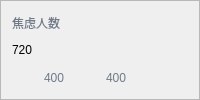
            <widget class="QFrame" name="frame_6">
             <property name="frameShape">
              <enum>QFrame::StyledPanel</enum>
             </property>
             <property name="frameShadow">
              <enum>QFrame::Raised</enum>
             </property>
             <layout class="QVBoxLayout" name="verticalLayout_4">
              <item>
               <widget class="QLabel" name="label_9">
                <property name="styleSheet">
                 <string notr="true">color: rgb(112, 122, 136);
font: 75 12pt &quot;微软雅黑&quot;;</string>
                </property>
                <property name="text">
                 <string>焦虑人数</string>
                </property>
               </widget>
              </item>
              <item>
               <widget class="QLabel" name="label_10">
                <property name="styleSheet">
                 <string notr="true">color: rgb(0, 0, 0);
font: 75 22pt &quot;微软雅黑&quot;</string>
                </property>
                <property name="text">
                 <string>720</string>
                </property>
               </widget>
              </item>
              <item>
               <layout class="QHBoxLayout" name="horizontalLayout_6" stretch="1,1,1">
                <item>
                 <layout class="QHBoxLayout" name="horizontalLayout_7">
                  <item>
                   <widget class="QLabel" name="label_11">
                    <property name="maximumSize">
                     <size>
                      <width>30</width>
                      <height>30</height>
                     </size>
                    </property>
                    <property name="text">
                     <string/>
                    </property>
                    <property name="pixmap">
                     <pixmap resource="../db_master.qrc">:/icon/res/男.png</pixmap>
                    </property>
                    <property name="scaledContents">
                     <bool>true</bool>
                    </property>
                   </widget>
                  </item>
                  <item>
                   <widget class="QLabel" name="label_12">
                    <property name="styleSheet">
                     <string notr="true">color: rgb(112, 122, 136);
font: 75 12pt &quot;微软雅黑&quot;;</string>
                    </property>
                    <property name="text">
                     <string>400</string>
                    </property>
                   </widget>
                  </item>
                 </layout>
                </item>
                <item>
                 <layout class="QHBoxLayout" name="horizontalLayout_8">
                  <item>
                   <widget class="QLabel" name="label_13">
                    <property name="maximumSize">
                     <size>
                      <width>30</width>
                      <height>30</height>
                     </size>
                    </property>
                    <property name="text">
                     <string/>
                    </property>
                    <property name="pixmap">
                     <pixmap resource="../db_master.qrc">:/icon/res/女的.png</pixmap>
                    </property>
                    <property name="scaledContents">
                     <bool>true</bool>
                    </property>
                   </widget>
                  </item>
                  <item>
                   <widget class="QLabel" name="label_14">
                    <property name="styleSheet">
                     <string notr="true">color: rgb(112, 122, 136);
font: 75 12pt &quot;微软雅黑&quot;;</string>
                    </property>
                    <property name="text">
                     <string>400</string>
                    </property>
                   </widget>
                  </item>
                 </layout>
                </item>
                <item>
                 <spacer name="horizontalSpacer_3">
                  <property name="orientation">
                   <enum>Qt::Horizontal</enum>
                  </property>
                  <property name="sizeHint" stdset="0">
                   <size>
                    <width>40</width>
                    <height>20</height>
                   </size>
                  </property>
                 </spacer>
                </item>
               </layout>
              </item>
             </layout>
            </widget>
